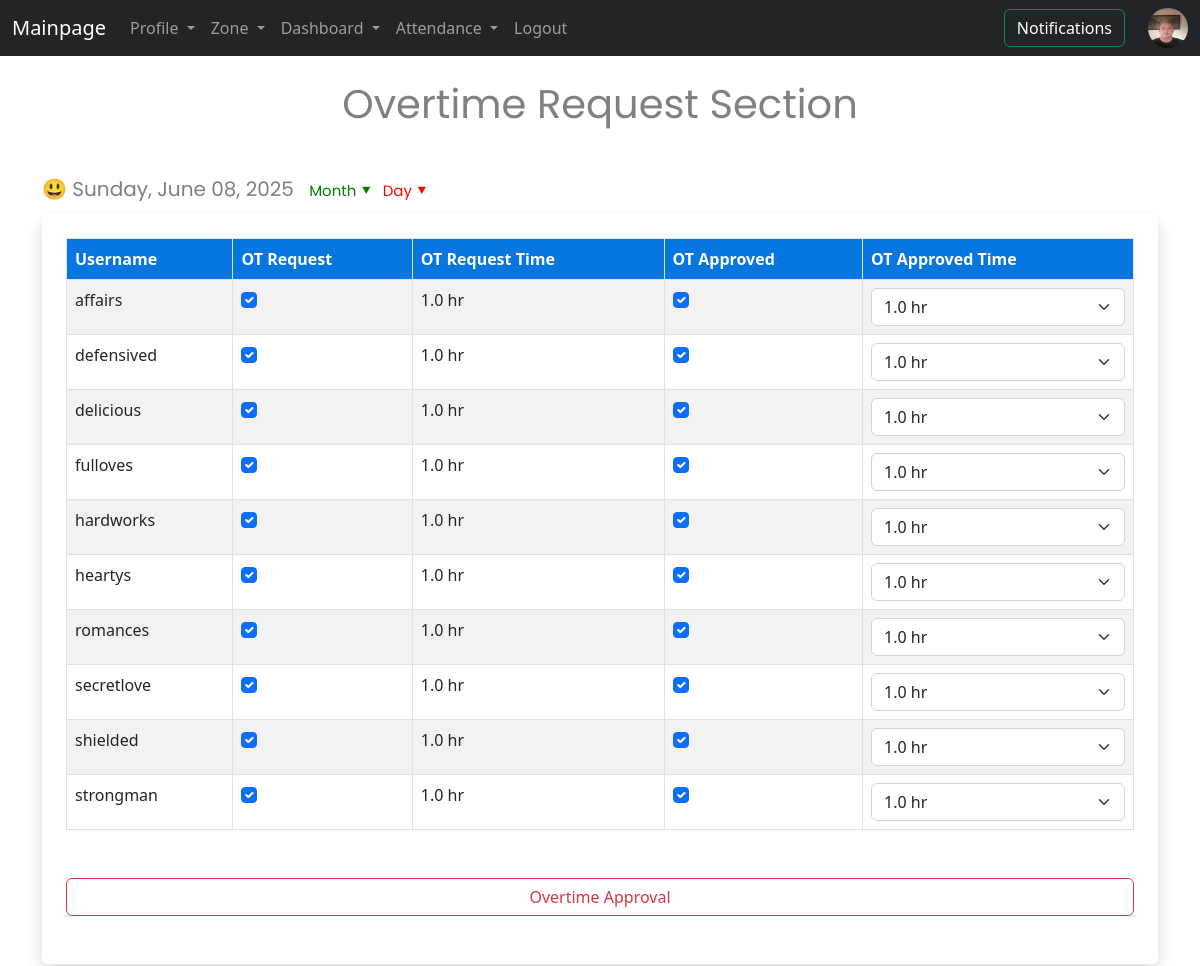
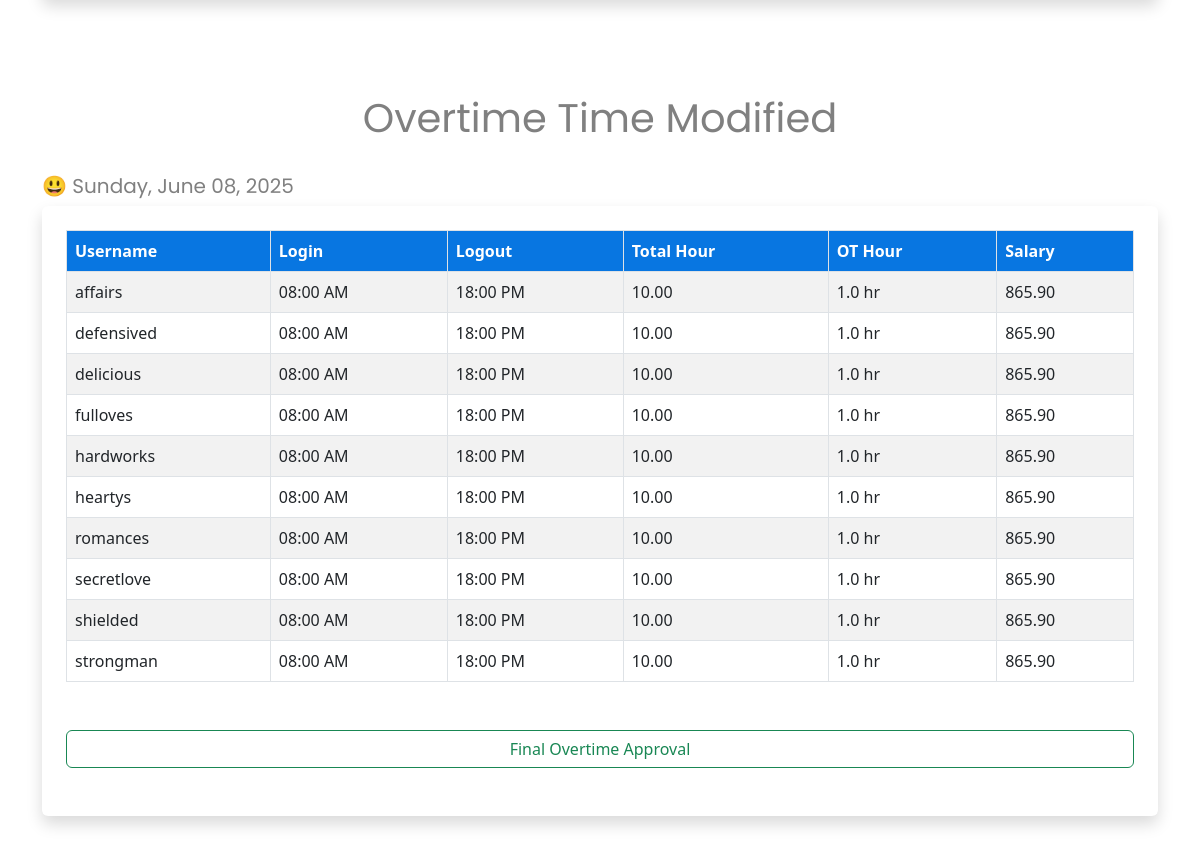
The app's page /overtime_approval/ (signed in) with its own data (2 pictures, top to bottom).
### record/models.py (models this page shows, shortened)
class Profile(models.Model):
    user = models.OneToOneField(User, on_delete=models.CASCADE ,default=1)
    todaname = models.ForeignKey(Todaname, on_delete=models.CASCADE, default=1)
    zone = models.ForeignKey(Zone, on_delete=models.CASCADE ,default=1)
    first_name = models.CharField(max_length=50)
    last_name = models.CharField(max_length=50)
    phone = models.CharField(max_length=20)
    email = models.EmailField(max_length=100)
    bodynum = models.CharField(max_length=20 ,blank=True, null=True)
    license_id = models.CharField(max_length=20, blank=True, null=True)
    license_expired = models.DateField(blank=True, null=True)
    image = models.ImageField(upload_to='uploads/pictures/' )

### information/models.py (models this page shows, shortened)
class Junes_2025(models.Model):
    user_attend = models.CharField(max_length=30,blank=True, null=True)
    log_in = models.DateTimeField(max_length=30,blank=True, null=True)
    log_out = models.TimeField( max_length=30,blank=True, null=True)
    total_hour = models.DecimalField(default=0 , max_digits=7, decimal_places=2 )
    total_rate = models.DecimalField(default=0 ,max_digits=7, decimal_places=2 )
    total_salary = models.DecimalField(default=0 ,max_digits=7, decimal_places=2 )
    ot_request = models.BooleanField('ot_requested', default=False)
    ot_request_time = models.CharField(max_length=30, blank=True, null=True)
    ot_approved = models.BooleanField('ot_approval', default=False)
    ot_approved_time = models.CharField(max_length=30, blank=True, null=True)
    class Meta:
        verbose_name_plural = 'Junes_2025'

### record/views.py (the view, shortened to what this page needs)
# urls.py: path('overtime_approval/', views.overtime_approval, name='overtime_approval'),
def overtime_approval(request):
    print('overtime approval')
    if request.user.is_authenticated == False:
        messages.success(request, ('User is not Log-in'))
        return redirect('home')
    day_select = [x for x in range(1,32)]
    current_dates = request.session.get('current_dates')
    if current_dates in ['None',None,'']:
        current_dates = datetime.now()
    else:
        current_dates = date(int(2025), int(current_dates[0]), int(current_dates[1]))
    current_date = current_dates.strftime('%Y-%m-%d')
    date_now = current_dates.strftime('%A, %B %d, %Y')
    get_month_attend = int(current_dates.strftime('%m'))
    ot_hour = ['30:00 mins', '01:00 hr', '01:30 hrs', '02:00 hrs', '02:30 hrs', '03:00 hrs']
    format = '%H:%M'
    ampm = datetime.strptime('12:00', format)
    check = 'data_months'
    data_months = get_overtime_approval_month_key(get_month_attend ,check)
    data_months = data_months.order_by('user_attend')
    ids = []
    update_ids = []
    count_approved = 0
    for data in data_months:
        if str(current_date) == str(data.log_in.strftime('%Y-%m-%d')):
            if data.ot_request == True:
                ids.append(int(data.id))
            if data.ot_approved == True:
                count_approved += 1
                update_ids.append(int(data.id))
    approved = ''
    check = 'update_time'
    update_ot_time = get_overtime_approval_month_key(get_month_attend ,check)
    return render(request, 'overtime_approval.html', {
        'date_now': date_now,
        'data_months': data_months,
        'current_date':current_date,
        'ot_hour':ot_hour,
        'update_ot_time':update_ot_time,
        'day_select': day_select,
        'ampm': ampm,
    })

### record/views.py (called while the page is built, shortened)
def get_overtime_approval_month_key(get_month_approval ,check):
    if get_month_approval == 1:
        if check == 'update_time':
            month_approval = Jans_2025.objects.filter(ot_approved=True).order_by('user_attend')
        elif check == 'data_months':
            month_approval =Jans_2025.objects.all().order_by('log_in', 'user_attend')
        else:
            month_approval = Jans_2025.objects.get(id=int(check))
    elif get_month_approval == 6:
        if check == 'update_time':
            month_approval = Junes_2025.objects.filter(ot_approved=True).order_by('user_attend')
        elif check == 'data_months':
            month_approval =Junes_2025.objects.all().order_by('log_in', 'user_attend')
        else:
            month_approval = Junes_2025.objects.get(id=int(check))
    return month_approval

def files(request):
    noti_count = Notifies.objects.filter(is_seen=True).count()
    if str(request.user) == 'AnonymousUser':
        img_name = None
    else:
        img_name = Profile.objects.get(user=str(request.user.id))
    return {'noti_count': noti_count ,'img_name':img_name}

### record/templates/overtime_approval.html (shortened to what this page needs)
{% extends 'base.html' %}
{% block content %}
<center>
<h1>Overtime Request Section</h1>
</center>
<nav>
        <form action="" method=POST enctype="multipart/form-data">
    <div class="date_design">
    &#128515; {{date_now}}
    <div class="dropdown month_design">Month &#11206;
    </div>
    <div class="dropdown day_design">Day &#11206;
    </div>
</div>
    </form>
    </nav>
<form class="" method="POST">
    <div class="shadow p-4 mb-5 bg-body rounded">
    <table class="table table-striped table-hover table-bordered">
        <thead>
            <tr class="table_bgs">
                <th scope="col">Username</th>
                <th scope="col">OT Request</th>
                <th scope="col">OT Request Time</th>
                <th scope="col">OT Approved</th>
                <th scope="col">OT Approved Time</th>
            </tr>
        </thead>
            <tbody>
              {% for ot in data_months %}
              {% if ot.ot_request %}
                  {% if ot.log_in|date:"Y-m-d" == current_date %}
                    <tr>
                     <td class ="venue_one">{{ ot.user_attend }}</td>
                     <td>
                        {% if ot.ot_request %}
                         <div class="form-check">
                             <input class="form-check-input "
                                type="checkbox" checked="checked" value={{ot.ot_request}}
                                name="">
                         </div>
                         {% else %}
                          <div class="form-check">
                             <input class="form-check-input"
                                type="checkbox"  value={{ot.ot_request}}
                                name="">
                         </div>
                         {% endif %}
                     </td>
                      <td class ="venue_one">{{ ot.ot_request_time }}</td>
                      <td>
                        {% if ot.ot_approved %}
                         <div class="form-check">
                             <input class="form-check-input "
                                type="checkbox" checked="checked" value={{ot.id}}
                                name="boxes">
                         </div>
                         {% else %}
                          <div class="form-check">
                             <input class="form-check-input"
                                type="checkbox"  value={{ot.id}}
                                name="boxes">
                         </div>
                         {% endif %}
                     </td>
                        <td>
                      <select name="time" class="form-select">
                      {% if ot.ot_approved_time == None %}
                          <option selected>0 hr</option>
                      {% else %}
                          <option selected>{{ot.ot_approved_time}}</option>
                       {% endif %}
                        </select>
                     </td>
                    </tr>
                 {% endif %}
              {% endif %}
             {% endfor %}
            </tbody>
    </table>
   <div class="d-grid gap-2">
       <br><button class="btn btn-outline-danger" type="submit">Overtime Approval</button>
   </div>
</div>
</form>
<center>
<h1>Overtime Time Modified</h1>
</center>
<h6>&#128515; {{date_now}}</h6>
<form class="" method="POST">
    <div class="shadow p-4 mb-5 bg-body rounded">
    <table class="table table-striped table-hover table-bordered">
        <thead>
            <tr class="table_bgs">
                <th scope="col">Username</th>
                <th scope="col">Login </th>
                <th scope="col">Logout</th>
                <th scope="col">Total Hour</th>
                <th scope="col">OT Hour</th>
                <th scope="col">Salary</th>
            </tr>
        </thead>
            <tbody>
            {%for update in update_ot_time%}
              {% if update.log_in|date:"Y-m-d" == current_date %}
            <tr>
                      <td class ="">{{ update.user_attend }}</td>
                      <td class ="">{{ update.log_in |date:"H:i A" }}</td>
                      <td class ="">{{ update.log_out |date:"H:i A"}}</td>
                      <td class ="">{{ update.total_hour }}</td>
                      <td class ="">{{ update.ot_approved_time }}</td>
                      <td class ="">{{ update.total_salary }}</td>
            </tr>
            {% endif %}
            {% endfor %}
            </tbody>
    </table>
   <div class="d-grid gap-2">
       <br><button class="btn btn-outline-success" name="time_approve" value="time_modified" type="submit">
       Final Overtime Approval</button>
   </div>
</div>
</form>
{% endblock %}

### record/templates/navbar.html (shortened to what this page needs)
<nav class="navbar navbar-expand-lg navbar-dark bg-dark">
  <div class="container-fluid">
    <a class="navbar-brand" href="{% url 'home' %}">Mainpage</a>
    <div class="collapse navbar-collapse" id="navbarSupportedContent">
      <ul class="navbar-nav me-auto mb-2 mb-lg-0">
        <li class="nav-item dropdown">
          <a class="nav-link dropdown-toggle" href="#" id="navbarDropdown" role="button" data-bs-toggle="dropdown" aria-expanded="false">
            Profile
          </a>
        </li>
        <li class="nav-item dropdown">
          <a class="nav-link dropdown-toggle" href="#" id="navbarDropdown" role="button" data-bs-toggle="dropdown" aria-expanded="false">
            Zone
          </a>
        </li>
        <li class="nav-item dropdown">
          <a class="nav-link dropdown-toggle" href="#" id="navbarDropdown" role="button" data-bs-toggle="dropdown" aria-expanded="false">
            Dashboard
          </a>
        </li>
        <li class="nav-item dropdown">
          <a class="nav-link dropdown-toggle" href="#" id="navbarDropdown" role="button" data-bs-toggle="dropdown" aria-expanded="false">
            Attendance
          </a>
        </li>
      {% if user.is_authenticated %}
       <li class="nav-item"><a class="nav-link" href="{% url 'logout_user'%}">Logout</a></li>
      {% else %}
       <li class="nav-item"><a class="nav-link" href="{% url 'login_user' %}">Login</a></li>
       <li class="nav-item"><a class="nav-link" href="{% url 'register' %}">Register</a></li>
      {% endif %}
      </ul>
        <form class="" method="POST">
        <a href="{% url 'notifications' %}" class="btn btn-outline-success text-white" tabindex="-1" role="button" aria-disabled="true">
          Notifications
      {% if noti_count%}
                  <span class="badge bg-danger text-white ms-1 rounded-pill" id="overtimes">
                    {{noti_count}}
                  </span> </a>
      {%else%}
        </a>
      {% endif %}
           </form>
    {% if img_name %}
        <li class="nav-item">
      <img src= "{{img_name.image.url}}" class="rounded-circle " style="width:40px;height:40px; " alt="...">
    </li>
    {% endif %}
    </div>
  </div>
</nav>

### record/templates/overtime_approval.html (style rules this page uses)
h1 { position: relative; color: gray; font-family: "Poppins", serif; font-weight: 400; font-style: normal; }
h6 { position: relative; color: gray; font-family: "Poppins", serif; font-weight: 400; font-style: normal; font-size: 20px; }
.date_design { position: relative; color: gray; font-family: "Poppins", serif; font-weight: 400; font-size: 20px; font-style: normal; top: -10px; }
.month_design { position: relative; color: green; font-family: "Poppins", serif; font-weight: 400; font-size: 15px; font-style: normal; left: 10px; }
.day_design { position: relative; color: red; font-family: "Poppins", serif; font-weight: 400; font-size: 15px; font-style: normal; left: 15px; }
.dropdown { position: relative; display: inline-block; }
.table_bgs { color: white; background-color: #0876e1; }

### records on screen
Profile: image (picture)
Junes_2025: user_attend "affairs", ot_request_time "1.0 hr", time "1.0 hr", log_in "08:00 AM", log_out "18:00 PM", total_hour "10.00", ot_approved_time "1.0 hr", total_salary "865.90"
Junes_2025: user_attend "defensived", ot_request_time "1.0 hr", time "1.0 hr", log_in "08:00 AM", log_out "18:00 PM", total_hour "10.00", ot_approved_time "1.0 hr", total_salary "865.90"
Junes_2025: user_attend "delicious", ot_request_time "1.0 hr", time "1.0 hr", log_in "08:00 AM", log_out "18:00 PM", total_hour "10.00", ot_approved_time "1.0 hr", total_salary "865.90"
Junes_2025: user_attend "fulloves", ot_request_time "1.0 hr", time "1.0 hr", log_in "08:00 AM", log_out "18:00 PM", total_hour "10.00", ot_approved_time "1.0 hr", total_salary "865.90"
Junes_2025: user_attend "hardworks", ot_request_time "1.0 hr", time "1.0 hr", log_in "08:00 AM", log_out "18:00 PM", total_hour "10.00", ot_approved_time "1.0 hr", total_salary "865.90"
Junes_2025: user_attend "heartys", ot_request_time "1.0 hr", time "1.0 hr", log_in "08:00 AM", log_out "18:00 PM", total_hour "10.00", ot_approved_time "1.0 hr", total_salary "865.90"
Junes_2025: user_attend "romances", ot_request_time "1.0 hr", time "1.0 hr", log_in "08:00 AM", log_out "18:00 PM", total_hour "10.00", ot_approved_time "1.0 hr", total_salary "865.90"
Junes_2025: user_attend "secretlove", ot_request_time "1.0 hr", time "1.0 hr", log_in "08:00 AM", log_out "18:00 PM", total_hour "10.00", ot_approved_time "1.0 hr", total_salary "865.90"
Junes_2025: user_attend "shielded", ot_request_time "1.0 hr", time "1.0 hr", log_in "08:00 AM", log_out "18:00 PM", total_hour "10.00", ot_approved_time "1.0 hr", total_salary "865.90"
Junes_2025: user_attend "strongman", ot_request_time "1.0 hr", time "1.0 hr", log_in "08:00 AM", log_out "18:00 PM", total_hour "10.00", ot_approved_time "1.0 hr", total_salary "865.90"

### other values on screen
{{ date_now }} "Sunday, June 08, 2025"
